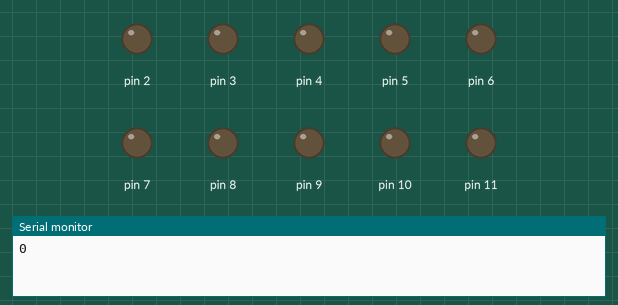
This sketch was run on a simulated Arduino Uno, built with avr-gcc and run on an emulated ATmega328P. Parts: output pins drawn as LEDs (lit = HIGH), the last lines printed to the serial monitor.

Above: at 0.05 s.
At 0.85 s:
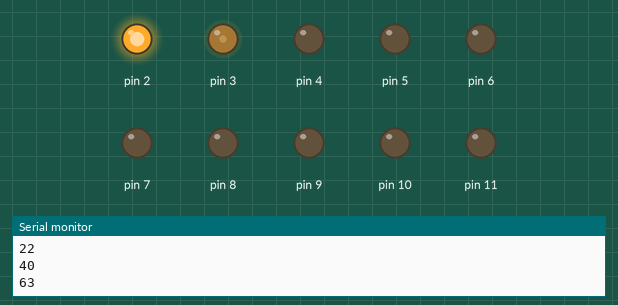
At 1.65 s:
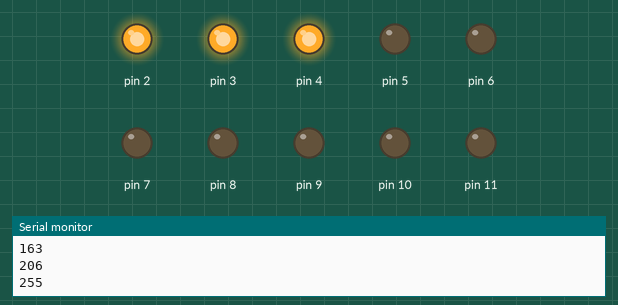
At 3.25 s:
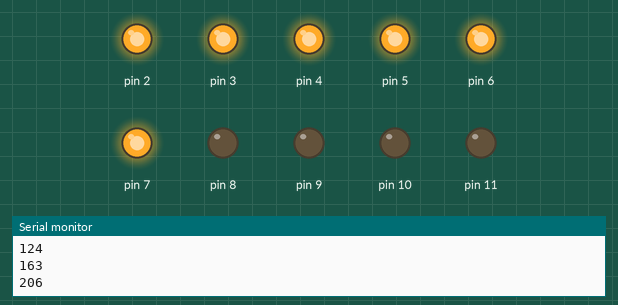
At 4.85 s:
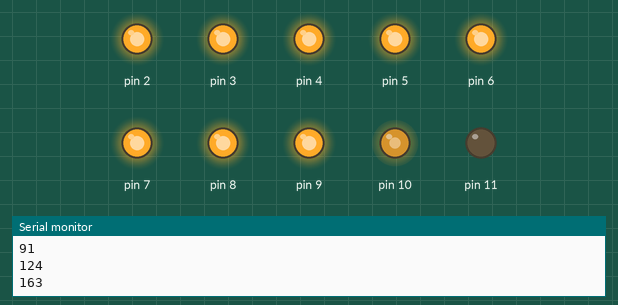
At 6.45 s:
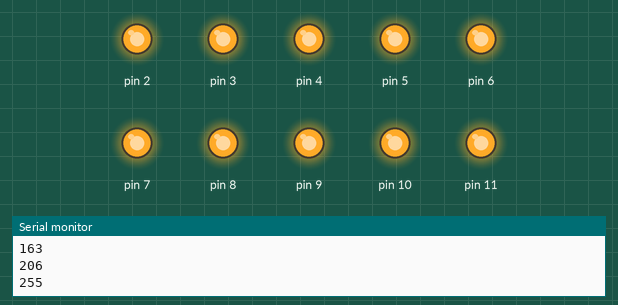
Timing chart, 0 to 8.5 s (numbered marks = the images above):
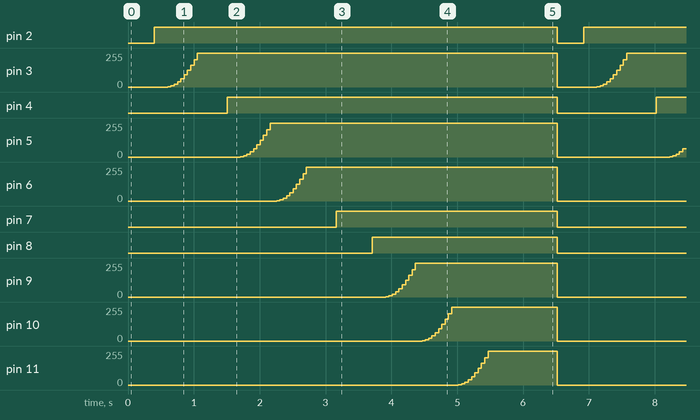

The sketch:

led_bar_chargeup_effect_1.ino
```cpp
const int maxBrightness =  255;
const int nTimeSteps = 10;
const int delayTime =  50;
const float aCoeff = maxBrightness / pow(nTimeSteps, 2);

void setup() {
  Serial.begin(9600);
}

void loop() {
  for (int p=2; p<=11; p++) {
    analogWrite(p, 0);
  }

  for (int p=2; p<=11; p++) {
    for (int t=0; t<=nTimeSteps; t++) {
      int brightness = (int)(aCoeff * pow(t, 2));
      Serial.println(brightness);
      if (brightness > maxBrightness) {
        Serial.println("Max brightness exceeded!!!");
        brightness = maxBrightness;
      }
      analogWrite(p, brightness);
      delay(delayTime);
    }
    Serial.println();
  }
  delay(1000);
}
```

Measured:
- by itself, pin 2: alternates HIGH for 6.1 s and LOW for 0.40 s
- by itself, pin 4: alternates HIGH for 5.0 s and LOW for 1.5 s
- by itself, pin 7: alternates HIGH for 3.4 s and LOW for 3.2 s
- by itself, pin 8: alternates HIGH for 2.8 s and LOW for 3.7 s
- by itself, pin 5: repeats every 6.5 s: 10/255 0.05 s, 22/255 0.05 s, 40/255 0.05 s, 63/255 0.05 s, 91/255 0.05 s, 124/255 0.05 s, 163/255 0.05 s, 206/255 0.05 s, 255/255 4.4 s, 0/255 1.7 s, 2/255 0.05 s
- by itself, pin 6: repeats every 6.5 s: 10/255 0.05 s, 22/255 0.05 s, 40/255 0.05 s, 63/255 0.05 s, 91/255 0.05 s, 124/255 0.05 s, 163/255 0.05 s, 206/255 0.05 s, 255/255 3.8 s, 0/255 2.3 s, 2/255 0.05 s
